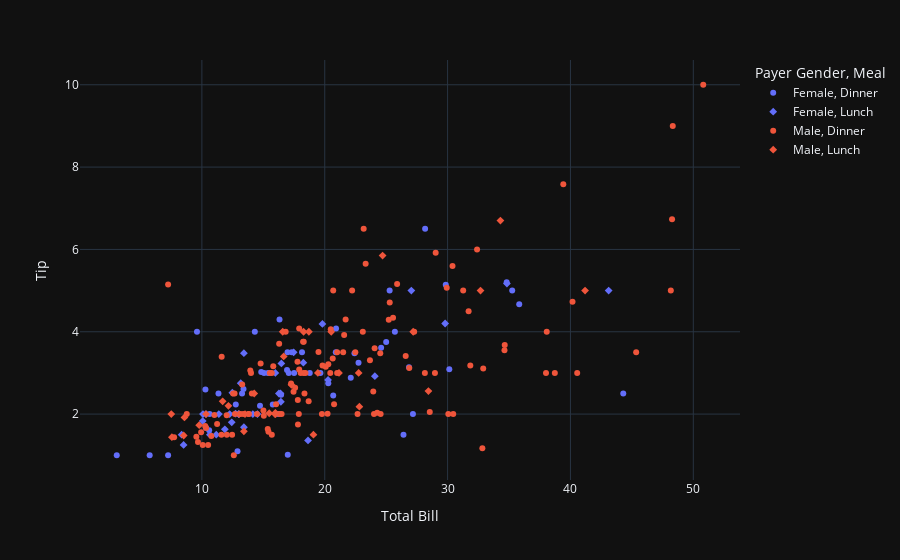

The notebook cell saved with this chart:
### Code cell
fig = px.scatter(
    data_frame = tips,
    x = 'Total Bill', y = 'Tip', color = 'Payer Gender', symbol = 'Meal'
)

fig.show()
